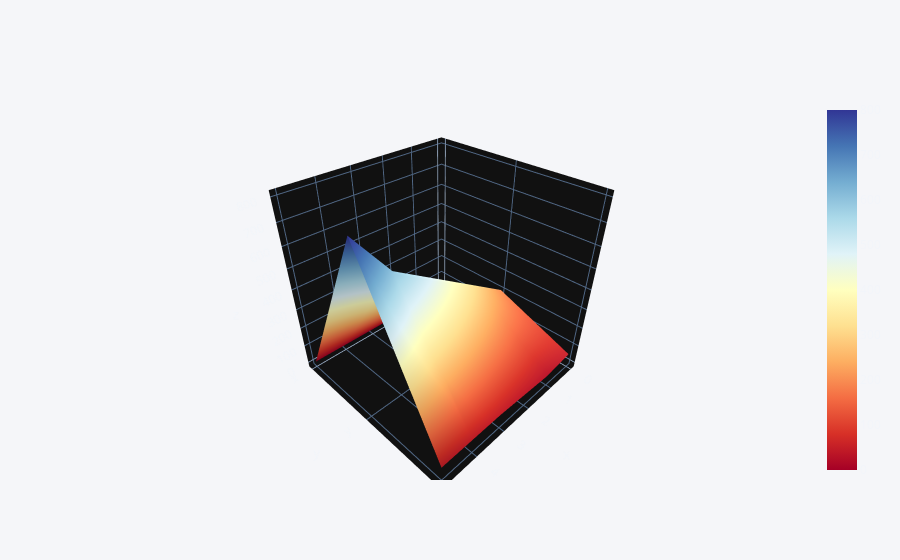

The cell this chart's notebook holds for it:
### Code cell
df_3 = pd.DataFrame({'x': [0, 1, 2, 3, 4, 5], 'y': [200, 300, 400, 500, 600, 800], 'z': [50, 30, 40, 50, 50, 50]})
df_3.iplot(kind='surface', colorscale='rdylbu')

### Figure 1 — Plotly figure (JSON) as saved in the notebook; plotly's stock layout.template omitted (floating-point values rounded to 4 significant figures)
{"data": [{"colorscale": [[0.0, "rgb(165,0,38)"], [0.1, "rgb(215,48,39)"], [0.2, "rgb(244,109,67)"], [0.3, "rgb(253,174,97)"], [0.4, "rgb(254,224,144)"], [0.5, "rgb(255,255,191)"], [0.6, "rgb(224,243,248)"], [0.7, "rgb(171,217,233)"], [0.8, "rgb(116,173,209)"], [0.9, "rgb(69,117,180)"], [1.0, "rgb(49,54,149)"]], "x": [0, 1, 2, 3, 4, 5], "y": ["x", "y", "z"], "z": [[0, 1, 2, 3, 4, 5], [200, 300, 400, 500, 600, 800], [50, 30, 40, 50, 50, 50]], "type": "surface"}], "layout": {"legend": {"bgcolor": "#F5F6F9", "font": {"color": "#4D5663"}}, "paper_bgcolor": "#F5F6F9", "plot_bgcolor": "#F5F6F9", "title": {"font": {"color": "#4D5663"}}, "xaxis": {"gridcolor": "#E1E5ED", "showgrid": true, "tickfont": {"color": "#4D5663"}, "title": {"font": {"color": "#4D5663"}, "text": ""}, "zerolinecolor": "#E1E5ED"}, "yaxis": {"gridcolor": "#E1E5ED", "showgrid": true, "tickfont": {"color": "#4D5663"}, "title": {"font": {"color": "#4D5663"}, "text": ""}, "zerolinecolor": "#E1E5ED"}}}
